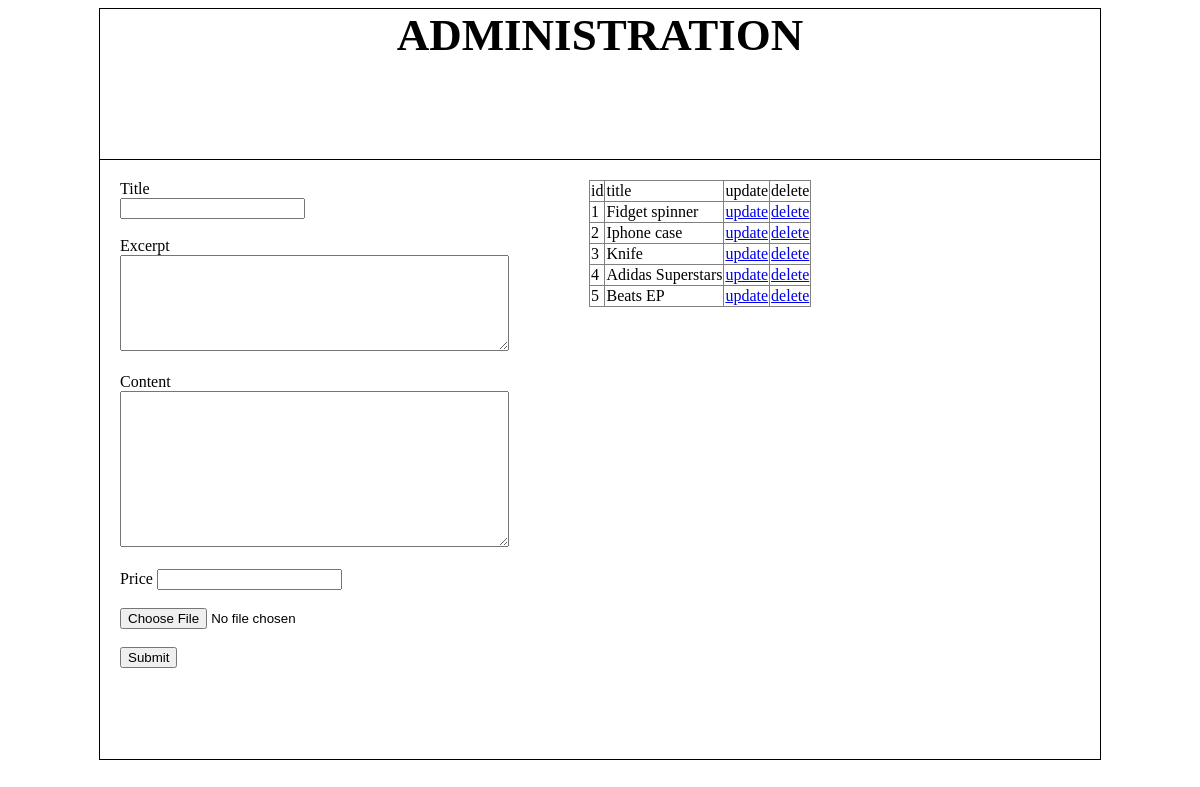
The app's page /admin/index.php with its own data.
### tables this page shows
CREATE TABLE `store` (
  `id` int(100) NOT NULL,
  `title` varchar(500) NOT NULL,
  `content` text NOT NULL,
  `excerpt` text NOT NULL,
  `img_src` varchar(100) NOT NULL,
  `price` float NOT NULL
);

### admin/news_list.php (the view)
<?php
$db = mysqli_connect("localhost", "root", "usbw", "arman_db");
$sql = "SELECT * FROM store";
$result = mysqli_query($db, $sql);
?>
<table border="1">
	<tr>
		<td>id</td>
		<td>title</td>
		<td>update</td>
		<td>delete</td>
	</tr>
	<?php
	while( $r = mysqli_fetch_assoc($result) ){
	?>
		<tr>
			<td><?php echo $r['id']; ?></td>
			<td><?php echo $r['title']; ?></td>
			<td>
				<a href="update.php?id=<?php echo $r['id']; ?>">
					update
				</a>
			</td>
			<td>
				<a href="action.php?action=delete&id=<?php echo $r['id']; ?>">
					delete
				</a>
			</td>
		</tr>
	<?php
	}
	?>
</table>

### admin/style.css (style rules this page uses)
.list table { border-collapse: collapse; }

### records on screen
store: id "1", title "Fidget spinner"
store: id "2", title "Iphone case"
store: id "3", title "Knife"
store: id "4", title "Adidas Superstars"
store: id "5", title "Beats EP"
